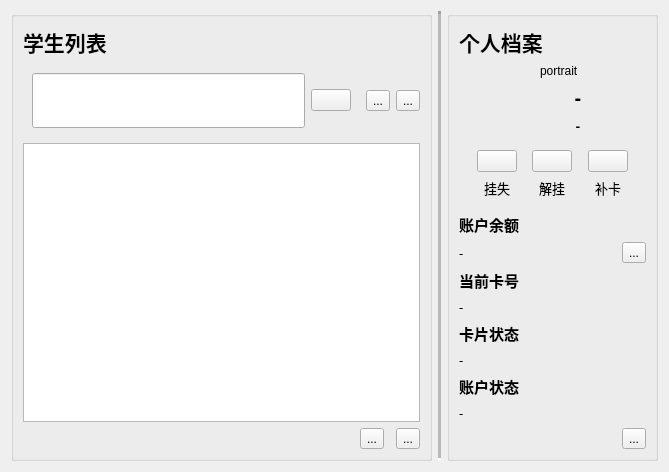
        <widget class="QWidget" name="page_card">
         <layout class="QHBoxLayout" name="horizontalLayout_4" stretch="2,0,1">
          <item>
           <widget class="QGroupBox" name="gbx_list">
            <property name="title">
             <string/>
            </property>
            <layout class="QGridLayout" name="gridLayout">
             <item row="1" column="0" colspan="2">
              <widget class="QWidget" name="wid_search" native="true">
               <layout class="QHBoxLayout" name="horizontalLayout_2">
                <item>
                 <widget class="QLineEdit" name="ldt_search">
                  <property name="minimumSize">
                   <size>
                    <width>0</width>
                    <height>55</height>
                   </size>
                  </property>
                  <property name="font">
                   <font>
                    <family>微软雅黑</family>
                    <pointsize>11</pointsize>
                   </font>
                  </property>
                 </widget>
                </item>
                <item>
                 <widget class="QPushButton" name="btn_search">
                  <property name="text">
                   <string/>
                  </property>
                 </widget>
                </item>
               </layout>
              </widget>
             </item>
             <item row="0" column="0">
              <widget class="QLabel" name="lbl_list">
               <property name="font">
                <font>
                 <family>微软雅黑</family>
                 <pointsize>16</pointsize>
                 <weight>75</weight>
                 <bold>true</bold>
                </font>
               </property>
               <property name="text">
                <string>学生列表</string>
               </property>
              </widget>
             </item>
             <item row="1" column="3">
              <widget class="myToolButton" name="tbtn_distribute">
               <property name="text">
                <string>...</string>
               </property>
               <property name="toolButtonStyle">
                <enum>Qt::ToolButtonTextBesideIcon</enum>
               </property>
              </widget>
             </item>
             <item row="1" column="2">
              <widget class="myToolButton" name="tbtn_open">
               <property name="text">
                <string>...</string>
               </property>
               <property name="toolButtonStyle">
                <enum>Qt::ToolButtonTextBesideIcon</enum>
               </property>
              </widget>
             </item>
             <item row="3" column="0">
              <spacer name="horizontalSpacer_8">
               <property name="orientation">
                <enum>Qt::Horizontal</enum>
               </property>
               <property name="sizeHint" stdset="0">
                <size>
                 <width>208</width>
                 <height>20</height>
                </size>
               </property>
              </spacer>
             </item>
             <item row="3" column="1" colspan="2">
              <widget class="myToolButton" name="tbtn_batch_open">
               <property name="text">
                <string>...</string>
               </property>
               <property name="toolButtonStyle">
                <enum>Qt::ToolButtonTextBesideIcon</enum>
               </property>
              </widget>
             </item>
             <item row="3" column="3">
              <widget class="myToolButton" name="tbtn_batch_process">
               <property name="text">
                <string>...</string>
               </property>
               <property name="toolButtonStyle">
                <enum>Qt::ToolButtonTextBesideIcon</enum>
               </property>
              </widget>
             </item>
             <item row="2" column="0" colspan="4">
              <widget class="QTableView" name="tableViewStudents">
               <property name="font">
                <font>
                 <family>微软雅黑</family>
                 <pointsize>11</pointsize>
                </font>
               </property>
               <attribute name="horizontalHeaderMinimumSectionSize">
                <number>50</number>
               </attribute>
              </widget>
             </item>
            </layout>
            <zorder>tableViewStudents</zorder>
            <zorder>lbl_list</zorder>
            <zorder>horizontalSpacer_8</zorder>
            <zorder>wid_search</zorder>
            <zorder>tbtn_batch_open</zorder>
            <zorder>tbtn_batch_process</zorder>
            <zorder>tbtn_open</zorder>
            <zorder>tbtn_distribute</zorder>
           </widget>
          </item>
          <item>
           <widget class="Line" name="line_between_list_info">
            <property name="lineWidth">
             <number>3</number>
            </property>
            <property name="midLineWidth">
             <number>3</number>
            </property>
            <property name="orientation">
             <enum>Qt::Vertical</enum>
            </property>
           </widget>
          </item>
          <item>
           <widget class="QGroupBox" name="gbx_info">
            <property name="title">
             <string/>
            </property>
            <layout class="QGridLayout" name="gridLayout_3">
             <item row="0" column="0" colspan="2">
              <widget class="QLabel" name="lbl_3">
               <property name="font">
                <font>
                 <family>微软雅黑</family>
                 <pointsize>16</pointsize>
                 <weight>75</weight>
                 <bold>true</bold>
                </font>
               </property>
               <property name="text">
                <string>个人档案</string>
               </property>
              </widget>
             </item>
             <item row="1" column="1">
              <widget class="QLabel" name="lbl_portrait">
               <property name="text">
                <string>portrait</string>
               </property>
              </widget>
             </item>
             <item row="2" column="1">
              <widget class="QLabel" name="lbl_name">
               <property name="font">
                <font>
                 <family>微软雅黑</family>
                 <pointsize>14</pointsize>
                 <weight>75</weight>
                 <bold>true</bold>
                </font>
               </property>
               <property name="text">
                <string>-</string>
               </property>
               <property name="alignment">
                <set>Qt::AlignCenter</set>
               </property>
              </widget>
             </item>
             <item row="3" column="1">
              <widget class="QLabel" name="acount_number">
               <property name="font">
                <font>
                 <family>微软雅黑</family>
                 <pointsize>10</pointsize>
                 <weight>75</weight>
                 <bold>true</bold>
                </font>
               </property>
               <property name="text">
                <string>-</string>
               </property>
               <property name="alignment">
                <set>Qt::AlignCenter</set>
               </property>
              </widget>
             </item>
             <item row="4" column="0" colspan="3">
              <widget class="QWidget" name="widget" native="true">
               <layout class="QGridLayout" name="gridLayout_2">
                <item row="0" column="3">
                 <widget class="CirclePushButton" name="btn_uncouple">
                  <property name="text">
                   <string/>
                  </property>
                 </widget>
                </item>
                <item row="1" column="3">
                 <widget class="QLabel" name="label_4">
                  <property name="font">
                   <font>
                    <family>微软雅黑</family>
                    <pointsize>10</pointsize>
                   </font>
                  </property>
                  <property name="text">
                   <string>解挂</string>
                  </property>
                  <property name="alignment">
                   <set>Qt::AlignCenter</set>
                  </property>
                 </widget>
                </item>
                <item row="0" column="0">
                 <spacer name="horizontalSpacer_6">
                  <property name="orientation">
                   <enum>Qt::Horizontal</enum>
                  </property>
                  <property name="sizeHint" stdset="0">
                   <size>
                    <width>40</width>
                    <height>20</height>
                   </size>
                  </property>
                 </spacer>
                </item>
                <item row="0" column="1">
                 <widget class="CirclePushButton" name="btn_loss">
                  <property name="text">
                   <string/>
                  </property>
                 </widget>
                </item>
                <item row="1" column="5">
                 <widget class="QLabel" name="label_5">
                  <property name="font">
                   <font>
                    <family>微软雅黑</family>
                    <pointsize>10</pointsize>
                   </font>
                  </property>
                  <property name="text">
                   <string>补卡</string>
                  </property>
                  <property name="alignment">
                   <set>Qt::AlignCenter</set>
                  </property>
                 </widget>
                </item>
                <item row="0" column="5">
                 <widget class="CirclePushButton" name="btn_reissue">
                  <property name="text">
                   <string/>
                  </property>
                 </widget>
                </item>
                <item row="0" column="6">
                 <spacer name="horizontalSpacer_7">
                  <property name="orientation">
                   <enum>Qt::Horizontal</enum>
                  </property>
                  <property name="sizeHint" stdset="0">
                   <size>
                    <width>40</width>
                    <height>20</height>
                   </size>
                  </property>
                 </spacer>
                </item>
                <item row="1" column="1">
                 <widget class="QLabel" name="label_3">
                  <property name="font">
                   <font>
                    <family>微软雅黑</family>
                    <pointsize>10</pointsize>
                   </font>
                  </property>
                  <property name="text">
                   <string>挂失</string>
                  </property>
                  <property name="alignment">
                   <set>Qt::AlignCenter</set>
                  </property>
                 </widget>
                </item>
                <item row="0" column="2">
                 <spacer name="horizontalSpacer_9">
                  <property name="orientation">
                   <enum>Qt::Horizontal</enum>
                  </property>
                  <property name="sizeHint" stdset="0">
                   <size>
                    <width>40</width>
                    <height>20</height>
                   </size>
                  </property>
                 </spacer>
                </item>
                <item row="0" column="4">
                 <spacer name="horizontalSpacer_10">
                  <property name="orientation">
                   <enum>Qt::Horizontal</enum>
                  </property>
                  <property name="sizeHint" stdset="0">
                   <size>
                    <width>40</width>
                    <height>20</height>
                   </size>
                  </property>
                 </spacer>
                </item>
               </layout>
               <zorder>btn_uncouple</zorder>
               <zorder>btn_reissue</zorder>
               <zorder>btn_loss</zorder>
               <zorder>label_3</zorder>
               <zorder>label_4</zorder>
               <zorder>label_5</zorder>
               <zorder>horizontalSpacer_6</zorder>
               <zorder>horizontalSpacer_7</zorder>
               <zorder>horizontalSpacer_9</zorder>
               <zorder>horizontalSpacer_10</zorder>
              </widget>
             </item>
             <item row="5" column="0">
              <widget class="QLabel" name="lbl_2">
               <property name="font">
                <font>
                 <family>微软雅黑</family>
                 <pointsize>11</pointsize>
                 <weight>75</weight>
                 <bold>true</bold>
                </font>
               </property>
               <property name="text">
                <string>账户余额</string>
               </property>
              </widget>
             </item>
             <item row="6" column="0">
              <widget class="QLabel" name="lbl_balance">
               <property name="font">
                <font>
                 <family>微软雅黑</family>
                 <pointsize>10</pointsize>
                 <weight>50</weight>
                 <bold>false</bold>
                </font>
               </property>
               <property name="text">
                <string>-</string>
               </property>
              </widget>
             </item>
             <item row="6" column="2">
              <widget class="myToolButton" name="btn_recharge">
               <property name="text">
                <string>...</string>
               </property>
              </widget>
             </item>
             <item row="7" column="0">
              <widget class="QLabel" name="lbl_4">
               <property name="font">
                <font>
                 <family>微软雅黑</family>
                 <pointsize>11</pointsize>
                 <weight>75</weight>
                 <bold>true</bold>
                </font>
               </property>
               <property name="text">
                <string>当前卡号</string>
               </property>
              </widget>
             </item>
             <item row="8" column="0">
              <widget class="QLabel" name="lbl_number">
               <property name="font">
                <font>
                 <family>微软雅黑</family>
                 <pointsize>10</pointsize>
                 <weight>50</weight>
                 <bold>false</bold>
                </font>
               </property>
               <property name="text">
                <string>-</string>
               </property>
              </widget>
             </item>
             <item row="9" column="0">
              <widget class="QLabel" name="lbl_5">
               <property name="font">
                <font>
                 <family>微软雅黑</family>
                 <pointsize>11</pointsize>
                 <weight>75</weight>
                 <bold>true</bold>
                </font>
               </property>
               <property name="text">
                <string>卡片状态</string>
               </property>
              </widget>
             </item>
             <item row="10" column="0">
              <widget class="QLabel" name="lbl_card_state">
               <property name="font">
                <font>
                 <family>微软雅黑</family>
                 <pointsize>10</pointsize>
                 <weight>50</weight>
                 <bold>false</bold>
                </font>
               </property>
               <property name="text">
                <string>-</string>
               </property>
              </widget>
             </item>
             <item row="11" column="0">
              <widget class="QLabel" name="lbl_1">
               <property name="font">
                <font>
                 <family>微软雅黑</family>
                 <pointsize>11</pointsize>
                 <weight>75</weight>
                 <bold>true</bold>
                </font>
               </property>
               <property name="text">
                <string>账户状态</string>
               </property>
              </widget>
             </item>
             <item row="12" column="0">
              <widget class="QLabel" name="lbl_account_state">
               <property name="font">
                <font>
                 <family>微软雅黑</family>
                 <pointsize>10</pointsize>
                 <weight>50</weight>
                 <bold>false</bold>
                </font>
               </property>
               <property name="text">
                <string>-</string>
               </property>
              </widget>
             </item>
             <item row="13" column="0">
              <spacer name="horizontalSpacer_4">
               <property name="orientation">
                <enum>Qt::Horizontal</enum>
               </property>
               <property name="sizeHint" stdset="0">
                <size>
                 <width>40</width>
                 <height>20</height>
                </size>
               </property>
              </spacer>
             </item>
             <item row="13" column="1">
              <spacer name="horizontalSpacer_3">
               <property name="orientation">
                <enum>Qt::Horizontal</enum>
               </property>
               <property name="sizeHint" stdset="0">
                <size>
                 <width>40</width>
                 <height>20</height>
                </size>
               </property>
              </spacer>
             </item>
             <item row="13" column="2">
              <widget class="myToolButton" name="tbtn_delete">
               <property name="text">
                <string>...</string>
               </property>
               <property name="toolButtonStyle">
                <enum>Qt::ToolButtonTextBesideIcon</enum>
               </property>
              </widget>
             </item>
            </layout>
           </widget>
          </item>
         </layout>
        </widget>
